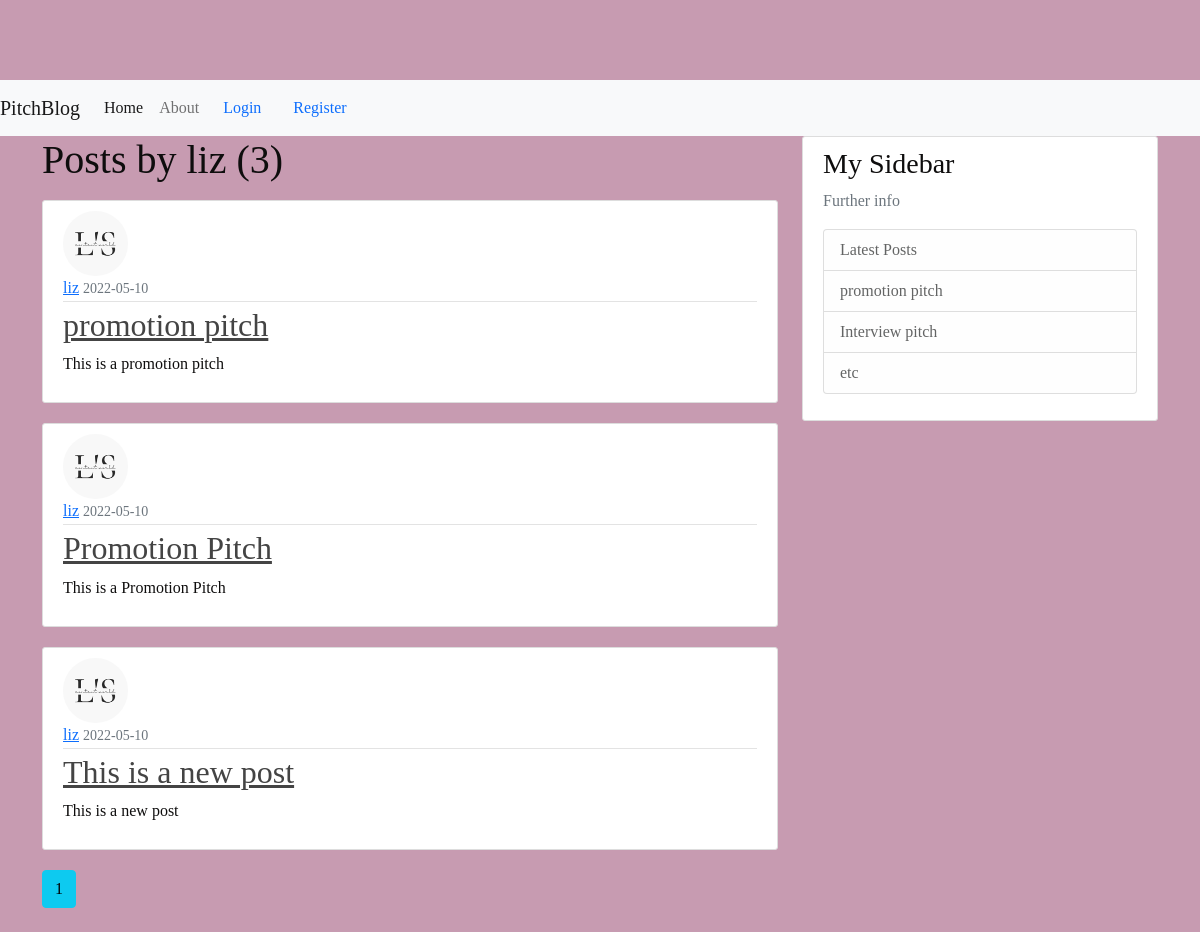
Page /user/liz on the earlier database version.
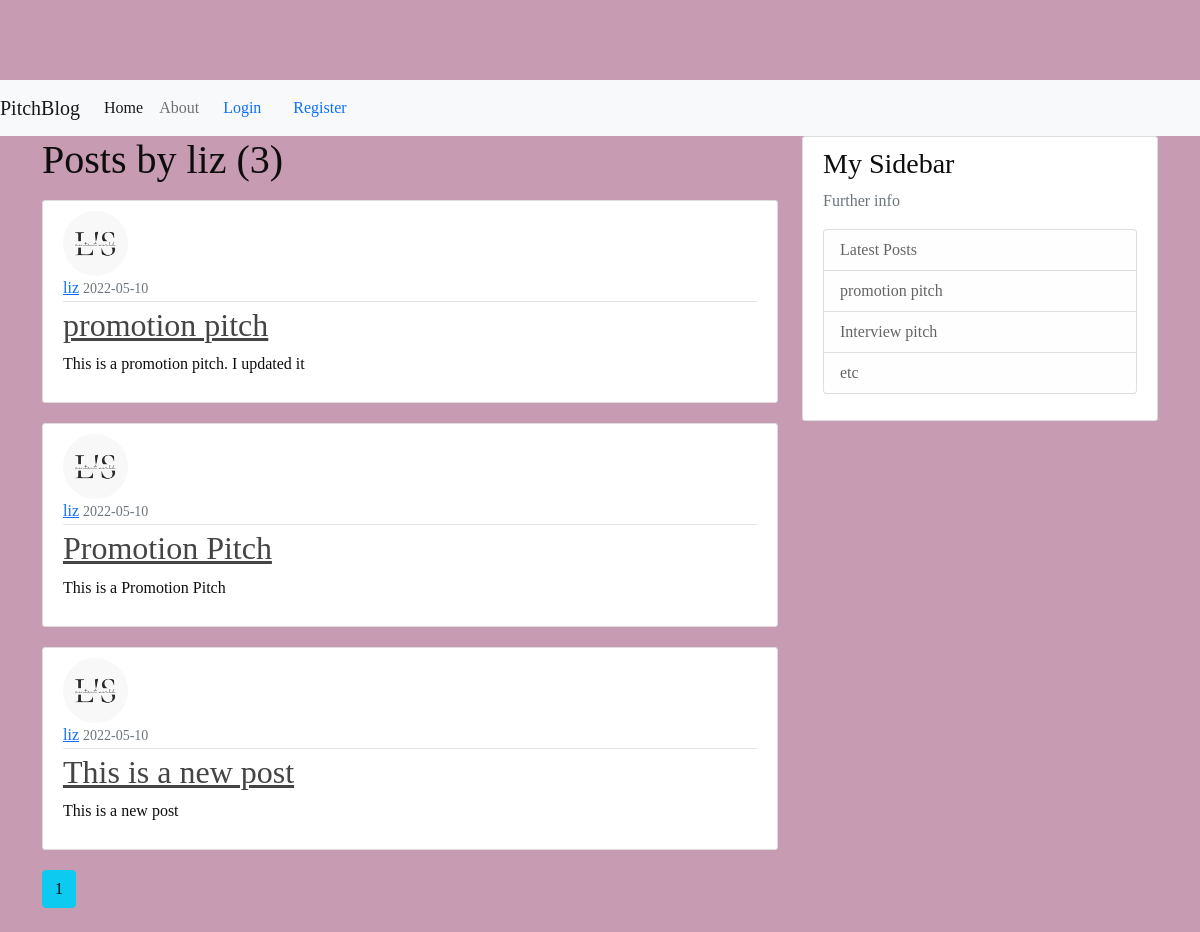
Same page on the later database version.
### pitchblog/models.py (models this page shows, shortened)
class User(db.Model, UserMixin):
    id = db.Column(db.Integer, primary_key=True)
    username = db.Column(db.String(20), unique=True, nullable=False)
    email = db.Column(db.String(120), unique=True, nullable=False)
    image_file = db.Column(db.String(20), nullable=False, default='default.jpg')
    password = db.Column(db.String(60), nullable=False)
    posts = db.relationship('Post', backref='author', lazy=True)

class Post(db.Model):
    id = db.Column(db.Integer, primary_key=True)
    title = db.Column(db.String(100), nullable=False)
    date_posted = db.Column(db.DateTime, nullable=False, default=datetime.utcnow)
    content = db.Column(db.Text, nullable=False)
    user_id = db.Column(db.Integer, db.ForeignKey('user.id'), nullable=False)

### pitchblog/users/routes.py (the view)
@users.route("/user/<string:username>")
def user_posts(username):
    page = request.args.get('page', 1, type=int)
    user = User.query.filter_by(username=username).first_or_404()
    posts = Post.query.filter_by(author=user)\
        .order_by(Post.date_posted.desc())\
        .paginate(page=page, per_page=5)
    return render_template('user_posts.html', posts=posts, user=user)

### pitchblog/templates/user_posts.html
{% extends "base.html" %}
{% block content %}
    <h1 class="mb-3">Posts by {{ user.username }} ({{ posts.total }})</h1>
    {% for post in posts.items %}
        <article class="media content-section">
          <img class="rounded-circle article-img" src="{{ url_for('static', filename='profile_pics/' + post.author.image_file) }}">
          <div class="media-body">
            <div class="article-metadata">
              <a class="mr-2" href="{{ url_for('users.user_posts', username=post.author.username) }}">{{ post.author.username }}</a>
              <small class="text-muted">{{ post.date_posted.strftime('%Y-%m-%d') }}</small>
            </div>
            <h2><a class="article-title" href="{{ url_for('posts.post', post_id=post.id) }}">{{ post.title }}</a></h2>
            <p class="article-content">{{ post.content }}</p>
          </div>
        </article>
    {% endfor %}
    {% for page_num in posts.iter_pages(left_edge=1, right_edge=1, left_current=1, right_current=2) %}
      {% if page_num %}
        {% if posts.page == page_num %}
          <a class="btn btn-info mb-4" href="{{ url_for('users.user_posts', username=user.username, page=page_num) }}">{{ page_num }}</a>
        {% else %}
          <a class="btn btn-outline-info mb-4" href="{{ url_for('users.user_posts', username=user.username, page=page_num) }}">{{ page_num }}</a>
        {% endif %}
      {% else %}
        ...
      {% endif %}
    {% endfor %}
{% endblock content %}

### pitchblog/templates/base.html (shortened to what this page needs)
<!DOCTYPE html>
<html>
<head>
    <link rel="stylesheet" href="https://cdn.jsdelivr.net/npm/bootstrap@5.1.3/dist/css/bootstrap.min.css">
    <link rel="stylesheet" type="text/css" href="{{ url_for('static', filename='blogs.css') }}">
</head>
<body>
  <nav class="navbar navbar-expand-lg navbar-light bg-light">
    <a class="navbar-brand" href="#">PitchBlog</a>
    <div class="collapse navbar-collapse" id="navbarNavAltMarkup">
      <div class="navbar-nav">
        <a class="nav-item nav-link active" href="{{ url_for('main.home') }}">Home</a>
        <a class="nav-item nav-link" href="{{ url_for('main.about') }}">About</a>
      </div>
      {% if current_user.is_authenticated %}
      <a class="nav-item nav-link" href="{{ url_for('posts.new_post') }}">New Post</a>
      <a class="nav-item nav-link" href="{{ url_for('users.account') }}">Account</a>
      <a class="nav-item nav-link" href="{{ url_for('users.logout') }}">Logout</a>
    {% else %}
      <a class="nav-item nav-link" href="{{ url_for('users.login') }}">Login</a>
      <a class="nav-item nav-link" href="{{ url_for('users.register') }}">Register</a>
    {% endif %}
    </div>
  </nav>
    <main role="main" class="container">
      <div class="row">
        <div class="col-md-8">
          {% block content %}
          {% endblock %}
        </div>
        <div class="col-md-4">
          <div class="content-section">
            <h3>My Sidebar</h3>
            <p class='text-muted'>Further info
              <ul class="list-group">
                <li class="list-group-item list-group-item-light">Latest Posts</li>
                <li class="list-group-item list-group-item-light">promotion pitch</li>
                <li class="list-group-item list-group-item-light">Interview pitch</li>
                <li class="list-group-item list-group-item-light">etc</li>
              </ul>
            </p>
          </div>
        </div>
      </div>
    </main>
</body>
</html>

### pitchblog/static/blogs.css (style rules this page uses)
body { background: #c79bb1; color: #0e0d0d; margin-top: 5rem; font-family: 'Cormorant Garamond', serif;; }
.content-section { background: #ffffff; padding: 10px 20px; border: 1px solid #dddddd; border-radius: 3px; margin-bottom: 20px; }
.article-title { color: #444444; }
.article-content { white-space: pre-line; }
.article-img { height: 65px; width: 65px; margin-right: 16px; }
.article-metadata { padding-bottom: 1px; margin-bottom: 4px; border-bottom: 1px solid #e3e3e3 }

Differences in the rows shown:
changed Post "promotion pitch": content "This is a promotion pitch" → "This is a promotion pitch. I updated it"
